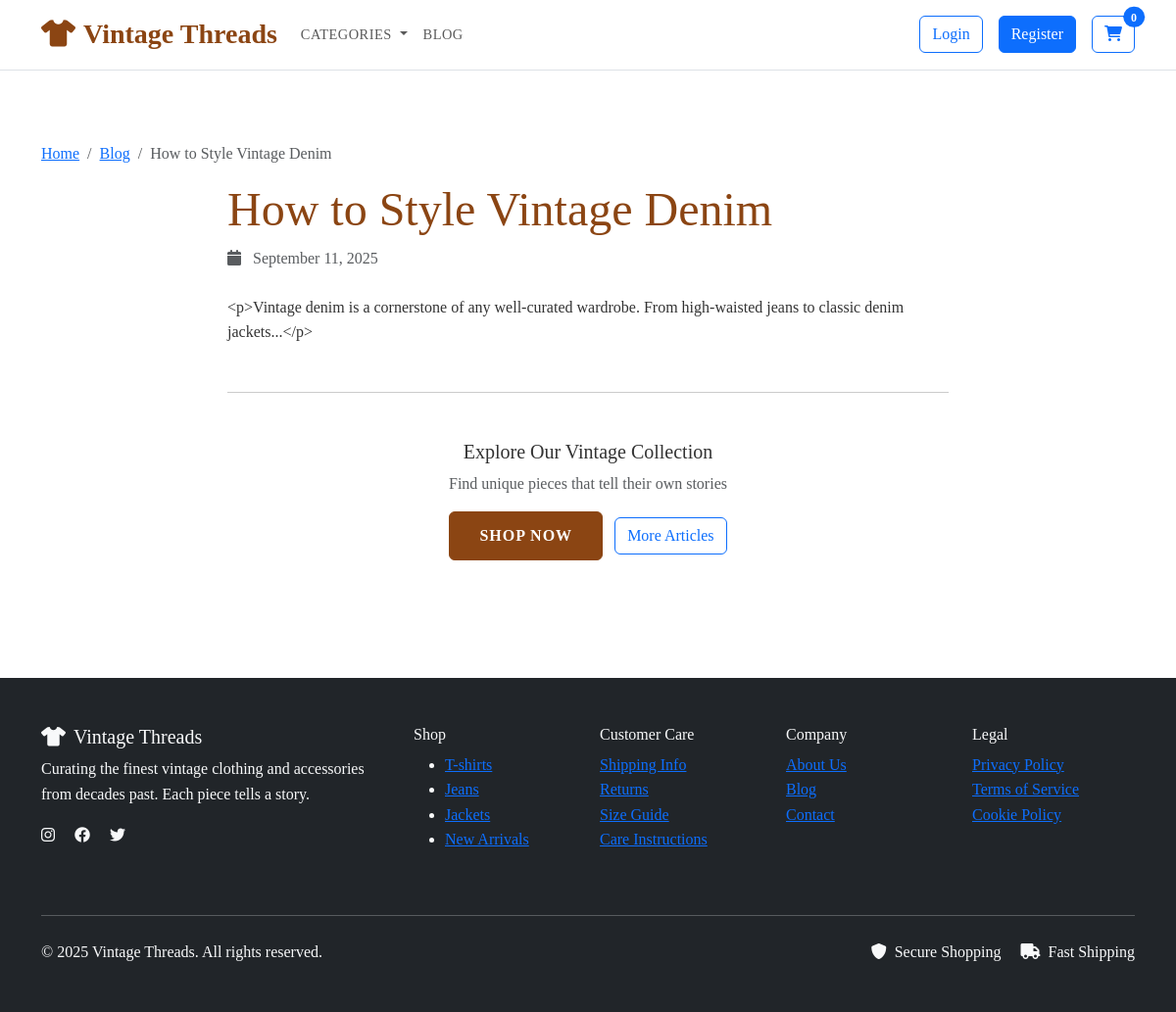
The app's page /blog-post.php?slug=how-to-style-vintage-denim with its own data.
### tables this page shows
CREATE TABLE blog_posts (
    id INT AUTO_INCREMENT PRIMARY KEY,
    title VARCHAR(255) NOT NULL,
    slug VARCHAR(255) NOT NULL UNIQUE,
    content TEXT NOT NULL,
    excerpt TEXT,
    image_url VARCHAR(500),
    published TINYINT(1) NOT NULL DEFAULT 0,
    created_at TIMESTAMP DEFAULT CURRENT_TIMESTAMP,
    updated_at TIMESTAMP DEFAULT CURRENT_TIMESTAMP ON UPDATE CURRENT_TIMESTAMP,
    INDEX idx_slug (slug),
    INDEX idx_published (published),
    INDEX idx_created (created_at)
);

### blog-post.php (the view, shortened to what this page needs)
<?php
require_once 'includes/header.php';
$post_slug = $_GET['slug'] ?? '';
$stmt = $pdo->prepare("SELECT * FROM blog_posts WHERE slug = ? AND published = 1");
$stmt->execute([$post_slug]);
$post = $stmt->fetch();
?>
<div class="container py-5">
    <nav aria-label="breadcrumb">
        <ol class="breadcrumb">
            <li class="breadcrumb-item"><a href="index.php">Home</a></li>
            <li class="breadcrumb-item"><a href="blog.php">Blog</a></li>
            <li class="breadcrumb-item active"><?php echo htmlspecialchars($post['title']); ?></li>
        </ol>
    </nav>
    <div class="row">
        <div class="col-lg-8 mx-auto">
            <article class="blog-post">
                <header class="mb-4">
                    <h1 class="display-5 text-vintage-brown"><?php echo htmlspecialchars($post['title']); ?></h1>
                    <p class="text-muted">
                        <i class="fas fa-calendar me-2"></i>
                        <?php echo date('F j, Y', strtotime($post['created_at'])); ?>
                    </p>
                </header>
                <div class="blog-content">
                    <?php echo nl2br(htmlspecialchars($post['content'])); ?>
                </div>
                <hr class="my-5">
                <div class="text-center">
                    <h5>Explore Our Vintage Collection</h5>
                    <p class="text-muted">Find unique pieces that tell their own stories</p>
                    <a href="index.php" class="btn btn-vintage me-2">Shop Now</a>
                    <a href="blog.php" class="btn btn-outline-primary">More Articles</a>
                </div>
            </article>
        </div>
    </div>
</div>
<?php require_once 'includes/footer.php'; ?>

### assets/css/style.css (style rules this page uses)
:root { --vintage-brown: #8B4513; --vintage-cream: #F5F5DC; --vintage-gold: #DAA520; --vintage-green: #556B2F; --vintage-navy: #2F4F4F; }
body { font-family: 'Georgia', serif; line-height: 1.6; color: #333; }
.btn-vintage { background-color: var(--vintage-brown); border-color: var(--vintage-brown); color: white; padding: 12px 30px; font-weight: bold; text-transform: uppercase; letter-spacing: 1px; transition: all 0.3s ease; }
.text-vintage-brown { color: var(--vintage-brown) !important; }

### records on screen
blog_posts: title "How to Style Vintage Denim", created_at "September 11, 2025", content "<p>Vintage denim is a cornerstone of any well-curated wardrobe. From high-waisted jeans to classic denim jackets...</p>"
